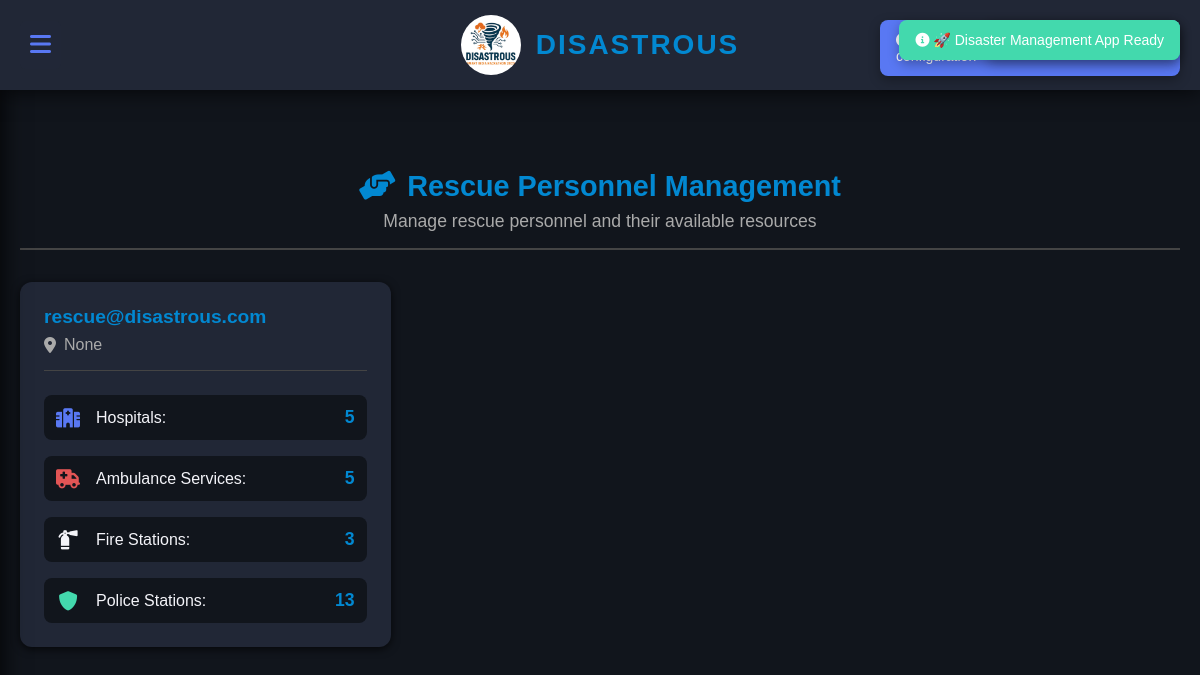
The app's page /admin/rescue-management (signed in), older data.
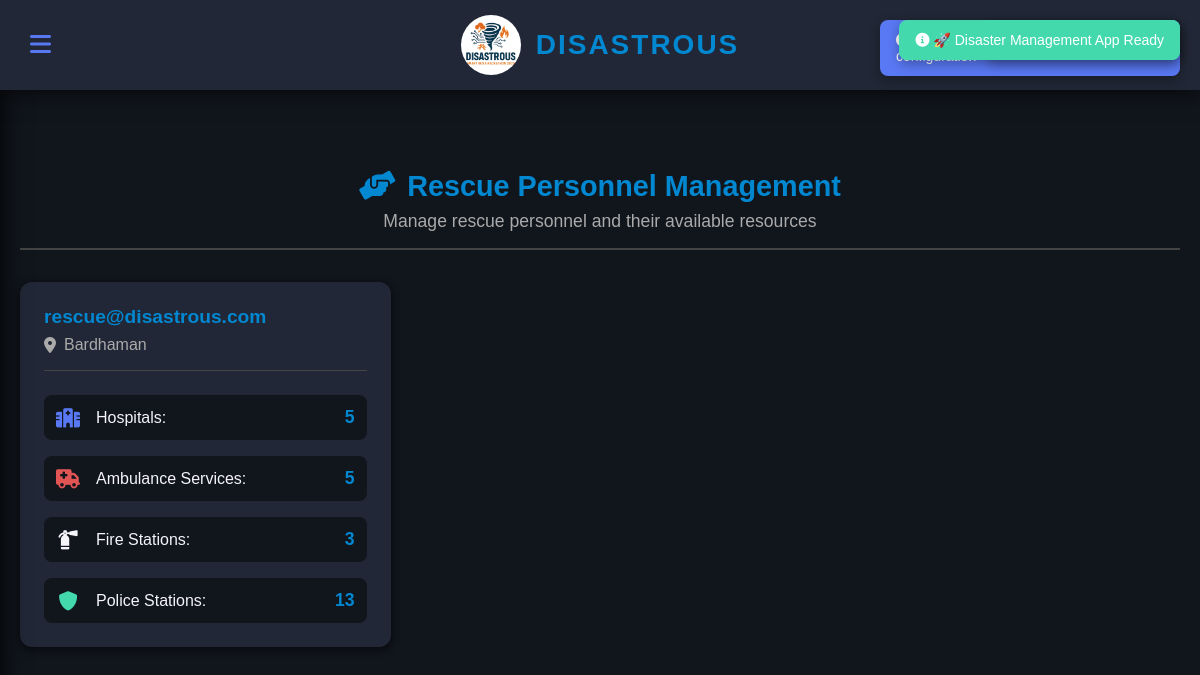
The same page, newer data.
### app.py (models this page shows, shortened)
class User(db.Model):
    id = db.Column(db.Integer, primary_key=True)
    email = db.Column(db.String(120), unique=True, nullable=False)
    password = db.Column(db.String(120), nullable=False)
    role = db.Column(db.String(80), nullable=False)
    street_address = db.Column(db.String(200))
    area_locality = db.Column(db.String(200))
    city = db.Column(db.String(100))
    state = db.Column(db.String(100))
    pincode = db.Column(db.String(6))

### app.py (the view)
@app.route('/admin/rescue-management')
@login_required(role='admin')
def admin_rescue_management():
    try:
        rescue_personnel = User.query.filter_by(role='rescue').all()
        for personnel in rescue_personnel:
            personnel.resource_counts = {
                'hospitals': 5,          # Number of hospitals they manage
                'ambulances': 5,         # Number of ambulance services
                'fire_stations': 3,      # Number of fire stations
                'police_stations': 13    # Number of police stations
            }
        context = get_template_context()
        context['rescue_personnel'] = rescue_personnel
        return render_template('admin/rescue_management.html', **context)
    except Exception as e:
        print(f"Error loading rescue management: {str(e)}")
        return redirect(url_for('admin_dashboard'))

### app.py (called while the page is built)
@app.before_request
def initialize_session():
    if 'user_preferences' not in session:
        session['user_preferences'] = {
            'language': 'en',
            'font_size': 16,
            'high_contrast': False,
            'dark_mode': False,
            'notifications': True,
            'location_services': True
        }

def login_required(role="any"):
    def decorator(f):
        @wraps(f)
        def decorated_function(*args, **kwargs):
            if 'user_id' not in session:
                return redirect(url_for('authority_login', _external=True))
            if role != "any" and session.get('user_role') != role:
                return redirect(url_for('authority_login', error="unauthorized", _external=True))
            return f(*args, **kwargs)
        return decorated_function
    return decorator

### templates/admin/rescue_management.html (shortened to what this page needs)
{% extends "admin_base.html" %}
{% block styles %}
<link rel="stylesheet" href="{{ url_for('static', filename='css/admin/rescue_management.css') }}">
{% endblock %}
{% block content %}
<div class="admin-container">
    <div class="page-header">
        <h1><i class="fas fa-hands-helping"></i> Rescue Personnel Management</h1>
        <p>Manage rescue personnel and their available resources</p>
    </div>
    <div class="personnel-grid">
        {% for person in rescue_personnel %}
        <div class="personnel-card">
            <div class="card-header">
                <h3>{{ person.email }}</h3>
                <p><i class="fas fa-location-dot"></i> {{ person.city }}</p>
            </div>
            <div class="resource-counts">
                <div class="resource-item">
                    <i class="fas fa-hospital"></i>
                    <span class="label">Hospitals:</span>
                    <span class="count">{{ person.resource_counts.hospitals }}</span>
                </div>
                <div class="resource-item">
                    <i class="fas fa-ambulance"></i>
                    <span class="label">Ambulance Services:</span>
                    <span class="count">{{ person.resource_counts.ambulances }}</span>
                </div>
                <div class="resource-item">
                    <i class="fas fa-fire-extinguisher"></i>
                    <span class="label">Fire Stations:</span>
                    <span class="count">{{ person.resource_counts.fire_stations }}</span>
                </div>
                <div class="resource-item">
                    <i class="fas fa-shield-alt"></i>
                    <span class="label">Police Stations:</span>
                    <span class="count">{{ person.resource_counts.police_stations }}</span>
                </div>
            </div>
        </div>
        {% endfor %}
    </div>
</div>
{% endblock %}

Row changes from the older to the newer data that the page shows:
changed User "rescue@disastrous.com": city "None" → "Bardhaman"
